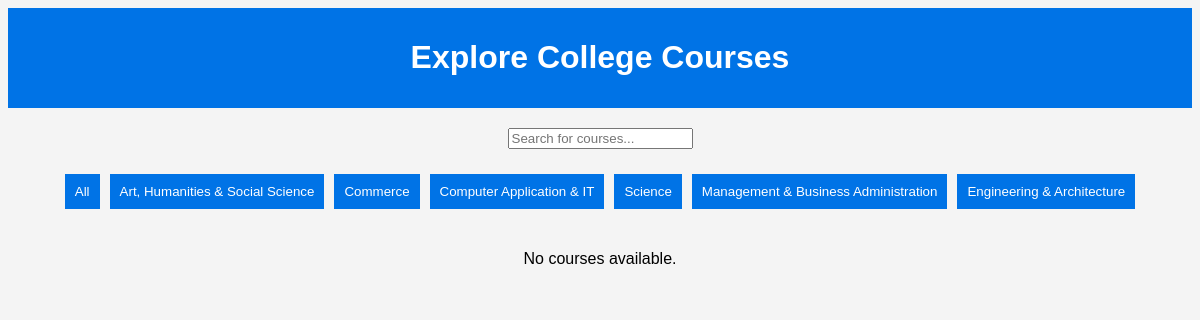
Page /courses/ on the earlier database version.
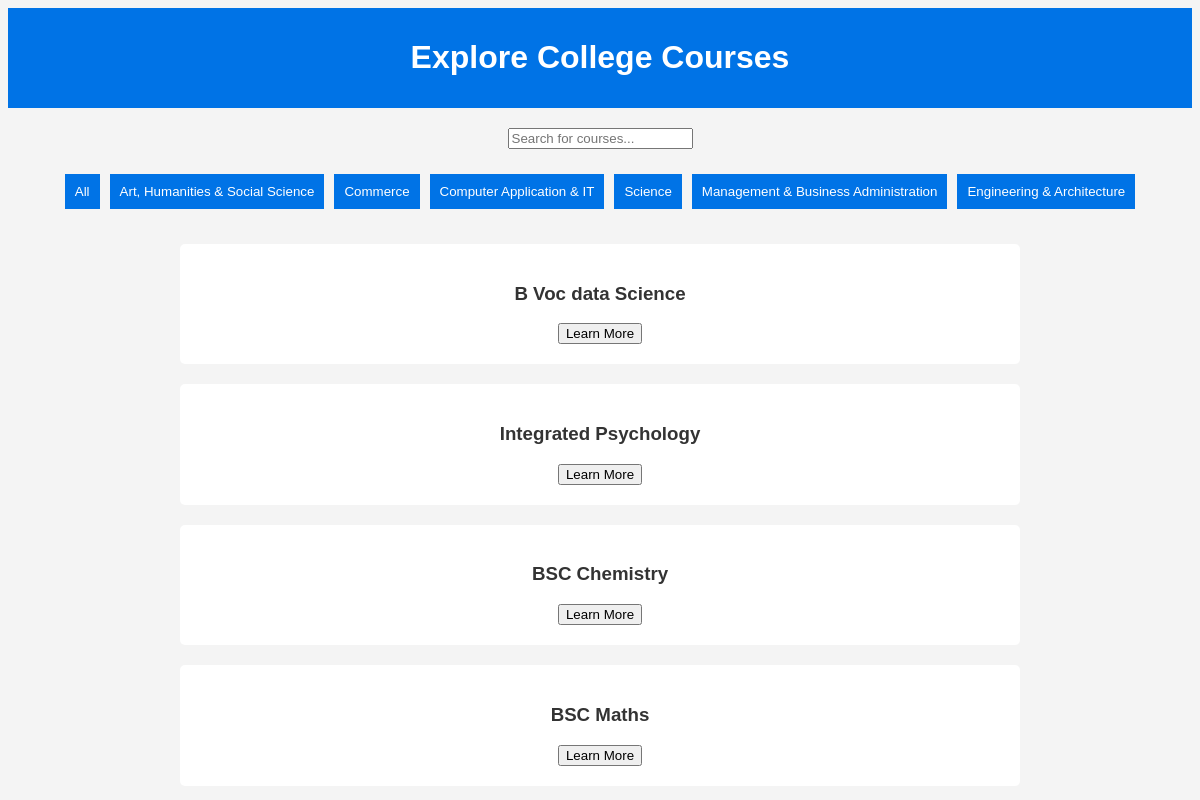
Same page on the later database version.
### campapp/models.py (models this page shows)
class Courses(models.Model):
    college = models.ForeignKey(College, on_delete=models.CASCADE, related_name="courses")
    name = models.CharField(max_length=255)
    duration = models.IntegerField(help_text="Duration in years")
    fee = models.DecimalField(max_digits=10, decimal_places=2)

### campapp/views.py (the view)
# urls.py: path('courses/', course_list, name='courses'),
def course_list(request):
    courses = Courses.objects.all()  # Fetch courses from the database
    return render(request, 'courses.html', {'courses': courses})

### campapp/Templates/courses.html (shortened to what this page needs)
<!DOCTYPE html>
<html lang="en">
<head>
</head>
<body>
<header>
    <h1>Explore College Courses</h1>
</header>
<div class="search-bar">
    <input type="text" id="searchInput" placeholder="Search for courses..." onkeyup="searchCourses()">
</div>
<div class="category">
    <button onclick="filterCourses('all')">All</button>
    <button onclick="filterCourses('art')">Art, Humanities & Social Science</button>
    <button onclick="filterCourses('commerce')">Commerce</button>
    <button onclick="filterCourses('computer')">Computer Application & IT</button>
    <button onclick="filterCourses('science')">Science</button>
    <button onclick="filterCourses('management')">Management & Business Administration</button>
    <button onclick="filterCourses('engineering')">Engineering & Architecture</button>
</div>
<div class="courses">
    {% for course in courses %}
    <div class="course" data-category="{{ course.category }}">
        <h3>{{ course.name }}</h3>
        <button>Learn More</button>
    </div>
    {% empty %}
    <p>No courses available.</p>
    {% endfor %}
</div>
</body>
</html>

### campapp/Templates/courses.html (style rules this page uses)
body { font-family: Arial, sans-serif; background-color: #f4f4f4; text-align: center; }
header { background-color: #0073e6; color: white; padding: 10px; }
.search-bar { margin: 20px 0; }
.category { display: flex; flex-wrap: wrap; justify-content: center; margin: 20px; }
.category button { background: #0073e6; color: white; border: none; padding: 10px; margin: 5px; cursor: pointer; }
.courses { max-width: 800px; margin: auto; display: flex; flex-direction: column; align-items: center; }
.course { background: white; padding: 20px; margin: 10px 0; width: 100%; border-radius: 5px; }
.course h3 { color: #333; }

Differences in the rows shown:
added Courses: name "B Voc data Science"
added Courses: name "Integrated Psychology"
added Courses: name "BSC Chemistry"
added Courses: name "BSC Maths"
Other differences:
text no longer shown: "No courses available."
